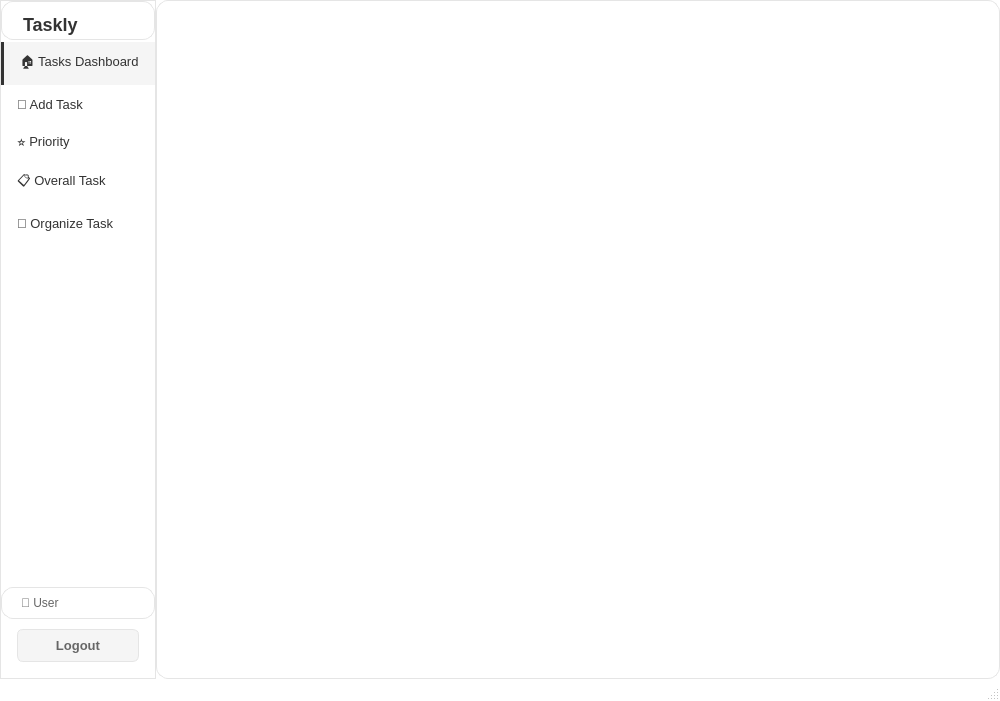
<?xml version="1.0" encoding="UTF-8"?>
<ui version="4.0">
 <class>MainWindow</class>
 <widget class="QMainWindow" name="MainWindow">
  <property name="geometry">
   <rect>
    <x>0</x>
    <y>0</y>
    <width>1000</width>
    <height>701</height>
   </rect>
  </property>
  <property name="minimumSize">
   <size>
    <width>1000</width>
    <height>700</height>
   </size>
  </property>
  <property name="windowTitle">
   <string>MainWindow</string>
  </property>
  <property name="styleSheet">
   <string notr="true">
/* Main background - pure white */
QMainWindow, QWidget#centralwidget, QStackedWidget, QDialog {
    background-color: #FFFFFF;
    font-family: &quot;Segoe UI&quot;, sans-serif;
}

/* All frames - white with subtle border */
QFrame {
    background-color: #FFFFFF;
    border-radius: 12px;
    border: 1px solid #E5E5E5;
}

/* Sidebar specific */
QFrame#sidebar {
    background-color: #FFFFFF;
    border-right: 1px solid #E5E5E5;
    border-radius: 0px;
}

/* Labels - consistent grayscale */
QLabel {
    color: #333333;
}

QLabel#statLabel, QLabel#label_3, QLabel#label {
    font-size: 10px;
    font-weight: 600;
    color: #666666;
}

QLabel#lblDueToday, QLabel#lblCompleted, QLabel#lblOverDue {
    font-size: 30px;
    font-weight: 700;
    color: #333333;
}

QLabel#statSub {
    font-size: 11px;
    color: #666666;
}

QLabel#cardTitle, QLabel#cardTitle_2, QLabel#cardTitle_3 {
    font-size: 13px;
    font-weight: 700;
    color: #333333;
}

QLabel#pageTitle, QLabel#pageTitle_2, QLabel#pageTitle_3 {
    font-size: 22px;
    font-weight: 700;
    color: #333333;
}

QLabel#pageSubtitle {
    font-size: 12px;
    color: #666666;
}

QLabel#newTaskLabel, QLabel#cardSectionTitle {
    font-size: 13px;
    font-weight: 700;
    color: #333333;
}

QLabel#fieldLabel, QLabel#fieldLabel_2, QLabel#fieldLabel_3, QLabel#fieldLabel_4, QLabel#fieldLabel_5 {
    font-size: 10px;
    font-weight: 600;
    color: #666666;
    letter-spacing: 1px;
}

QLabel#detailLabel {
    font-size: 12px;
    color: #666666;
}

QLabel#detailValueNormal {
    font-size: 12px;
    color: #333333;
    font-weight: 500;
}

QLabel#detailValueGreen {
    font-size: 12px;
    color: #4CAF50;
    font-weight: 600;
}

QLabel#detailValueRed {
    font-size: 12px;
    color: #F44336;
    font-weight: 600;
}

QLabel#detailValueBlue {
    font-size: 12px;
    color: #2196F3;
    font-weight: 500;
}

/* Badges - subtle gray tones */
QLabel#overdueBadge, QLabel#upcomingBadge {
    background-color: #F5F5F5;
    color: #666666;
    border-radius: 6px;
    font-size: 11px;
    font-weight: 600;
    padding: 2px 8px;
    border: none;
}

QLabel#draftBadge {
    background-color: #F5F5F5;
    color: #666666;
    border-radius: 6px;
    font-size: 11px;
    padding: 2px 8px;
    border: 1px solid #E5E5E5;
}

QLabel#tagUrgentPill {
    background-color: #F5F5F5;
    color: #666666;
    border-radius: 10px;
    font-size: 11px;
    font-weight: 600;
    padding: 3px 10px;
    border: 1px solid #E5E5E5;
}

QLabel#tagWorkPill {
    background-color: #F5F5F5;
    color: #666666;
    border-radius: 10px;
    font-size: 11px;
    padding: 3px 10px;
    border: 1px solid #E5E5E5;
}

QLabel#appTitle {
    font-size: 18px;
    font-weight: 700;
    color: #333333;
    padding: 12px 16px 4px 16px;
}

QLabel#appSub {
    font-size: 11px;
    color: #666666;
    padding: 0px 16px 16px 16px;
}

QLabel#lblUser {
    color: #666666;
    padding: 8px 16px;
}

QLabel#headerTitle {
    font-size: 22px;
    font-weight: 700;
    color: #333333;
}

QLabel#headerSubtitle {
    font-size: 12px;
    color: #666666;
}

QLabel#sectionLabel {
    font-size: 10px;
    font-weight: 600;
    color: #666666;
    letter-spacing: 1px;
}

/* Buttons - consistent styling */
QPushButton {
    background-color: #FFFFFF;
    color: #333333;
    border: 1px solid #E5E5E5;
    border-radius: 8px;
    font-size: 13px;
    padding: 8px 12px;
}

QPushButton:hover {
    background-color: #F5F5F5;
    border-color: #CCCCCC;
}

QPushButton:pressed {
    background-color: #E8E8E8;
}

QPushButton#btnNavHome, QPushButton#btnAddTask_2, QPushButton#btnPriorityView, QPushButton#btnOverallTask, QPushButton#btnOrganizeTask {
    text-align: left;
    padding: 10px 16px;
    border: none;
    border-radius: 0px;
}

QPushButton#btnNavHome:checked, QPushButton#btnAddTask_2:checked, QPushButton#btnPriorityView:checked, QPushButton#btnOverallTask:checked, QPushButton#btnOrganizeTask:checked {
    background-color: #F5F5F5;
    border-left: 3px solid #333333;
}

QPushButton#btnLogout {
    background-color: #F5F5F5;
    color: #666666;
    border: 1px solid #E5E5E5;
    border-radius: 6px;
    font-weight: bold;
    margin: 8px 16px 16px 16px;
}

QPushButton#btnLogout:hover {
    background-color: #FFEBEE;
    color: #F44336;
    border-color: #F44336;
}

QPushButton#btnAddTask {
    background-color: #F5F5F5;
    color: #666666;
    border: 1px solid #E5E5E5;
    border-radius: 6px;
    padding: 4px 12px;
    font-size: 12px;
}

QPushButton#btnCreateTask {
    background-color: #333333;
    color: #FFFFFF;
    border: none;
    border-radius: 8px;
    font-size: 13px;
    font-weight: 600;
    padding: 10px;
}

QPushButton#btnCreateTask:hover {
    background-color: #444444;
}

QPushButton#btnSaveDraft, QPushButton#btnCancel {
    background-color: #FFFFFF;
    color: #666666;
    border: 1px solid #E5E5E5;
    border-radius: 8px;
    font-size: 13px;
    padding: 10px;
}

QPushButton#btnSaveDraft:hover, QPushButton#btnCancel:hover {
    background-color: #F5F5F5;
}

QPushButton#addTagBtn, QPushButton#addSubtaskBtn {
    background-color: transparent;
    color: #666666;
    border: 1px dashed #CCCCCC;
    border-radius: 10px;
    font-size: 11px;
    padding: 3px 10px;
}

QPushButton#addTagBtn:hover, QPushButton#addSubtaskBtn:hover {
    background-color: #F5F5F5;
    border-color: #999999;
}

QPushButton#btnAddList {
    background-color: #333333;
    color: #FFFFFF;
    border: none;
    border-radius: 8px;
    font-size: 13px;
    font-weight: 600;
    padding: 10px 20px;
}

QPushButton#btnAddList:hover {
    background-color: #444444;
}

QPushButton#btnDeleteList {
    background-color: transparent;
    color: #999999;
    border: 1px solid #E5E5E5;
    border-radius: 4px;
    padding: 4px 8px;
    font-size: 11px;
}

QPushButton#btnDeleteList:hover {
    background-color: #FFEBEE;
    color: #F44336;
    border-color: #F44336;
}

/* Input fields - light gray background */
QLineEdit#inputField, QLineEdit#listNameInput {
    background-color: #F8F8F8;
    border: 1px solid #E5E5E5;
    border-radius: 8px;
    font-size: 13px;
    color: #333333;
    padding: 8px 12px;
}

QLineEdit#inputField:focus, QLineEdit#listNameInput:focus {
    border: 1px solid #999999;
    background-color: #FFFFFF;
}

QTextEdit#descField {
    background-color: #F8F8F8;
    border: 1px solid #E5E5E5;
    border-radius: 8px;
    font-size: 13px;
    color: #333333;
    padding: 8px 12px;
}

QTextEdit#descField:focus {
    border: 1px solid #999999;
    background-color: #FFFFFF;
}

QComboBox#comboField, QComboBox, QComboBox#sectionCombo {
    background-color: #F8F8F8;
    border: 1px solid #E5E5E5;
    border-radius: 8px;
    font-size: 13px;
    color: #333333;
    padding: 7px 12px;
}

QComboBox#comboField::drop-down, QComboBox::drop-down {
    border: none;
    width: 20px;
}

QDateEdit {
    background-color: #F8F8F8;
    border: 1px solid #E5E5E5;
    border-radius: 8px;
    font-size: 13px;
    color: #333333;
    padding: 5px 8px;
}

/* Tables */
QTableWidget {
    background-color: #FFFFFF;
    border: none;
    gridline-color: #F0F0F0;
    color: #333333;
}

QTableWidget::item {
    padding: 8px;
}

QTableWidget::item:selected {
    background-color: #F5F5F5;
    color: #333333;
}

QHeaderView::section {
    background-color: #FAFAFA;
    padding: 8px;
    border: none;
    border-bottom: 1px solid #E5E5E5;
    color: #666666;
    font-weight: 600;
}

/* List Widget */
QListWidget#listsList {
    border: 1px solid #E5E5E5;
    border-radius: 8px;
    background-color: #FFFFFF;
    outline: none;
}

QListWidget#listsList::item {
    padding: 0px;
    border-bottom: 1px solid #F0F0F0;
}

QListWidget#listsList::item:hover {
    background-color: #F8F8F8;
}

QListWidget#listsList::item:selected {
    background-color: #F5F5F5;
}

/* Frames and containers */
QFrame#mainCard, QFrame#rightCard, QFrame#statCard, QFrame#tasksCard, QFrame#overdueCard, QFrame#upcomingCard, QFrame#addListFrame {
    background-color: #FFFFFF;
    border: 1px solid #E5E5E5;
    border-radius: 12px;
}

QFrame#addListFrame {
    background-color: #F8F8F8;
}

QFrame#listsContainer {
    background-color: #FFFFFF;
    border: 1px solid #E5E5E5;
    border-radius: 8px;
}

QFrame#frame, QFrame#frame_2 {
    color: #E5E5E5;
    border: none;
    border-top: 1px solid #E5E5E5;
}

   </string>
  </property>
  <widget class="QWidget" name="centralwidget">
   <layout class="QHBoxLayout" name="horizontalLayout">
    <property name="spacing">
     <number>0</number>
    </property>
    <property name="leftMargin">
     <number>0</number>
    </property>
    <property name="topMargin">
     <number>0</number>
    </property>
    <property name="rightMargin">
     <number>0</number>
    </property>
    <property name="bottomMargin">
     <number>0</number>
    </property>
    <item>
     <widget class="QFrame" name="sidebar">
      <property name="maximumSize">
       <size>
        <width>250</width>
        <height>16777215</height>
       </size>
      </property>
      <layout class="QVBoxLayout" name="sideLayout">
       <property name="spacing">
        <number>2</number>
       </property>
       <property name="leftMargin">
        <number>0</number>
       </property>
       <property name="topMargin">
        <number>0</number>
       </property>
       <property name="rightMargin">
        <number>0</number>
       </property>
       <property name="bottomMargin">
        <number>0</number>
       </property>
       <item>
        <widget class="QLabel" name="appTitle">
         <property name="text">
          <string>Taskly</string>
         </property>
        </widget>
       </item>
       <item>
        <widget class="QPushButton" name="btnNavHome">
         <property name="text">
          <string>🏠 Tasks Dashboard</string>
         </property>
         <property name="checkable">
          <bool>true</bool>
         </property>
         <property name="checked">
          <bool>true</bool>
         </property>
        </widget>
       </item>
       <item>
        <widget class="QPushButton" name="btnAddTask_2">
         <property name="text">
          <string>📝 Add Task</string>
         </property>
         <property name="checkable">
          <bool>true</bool>
         </property>
        </widget>
       </item>
       <item>
        <widget class="QPushButton" name="btnPriorityView">
         <property name="text">
          <string>⭐ Priority</string>
         </property>
         <property name="checkable">
          <bool>true</bool>
         </property>
        </widget>
       </item>
       <item>
        <widget class="QPushButton" name="btnOverallTask">
         <property name="text">
          <string>📋 Overall Task</string>
         </property>
         <property name="checkable">
          <bool>true</bool>
         </property>
        </widget>
       </item>
       <item>
        <widget class="QPushButton" name="btnOrganizeTask">
         <property name="text">
          <string>📁 Organize Task</string>
         </property>
         <property name="checkable">
          <bool>true</bool>
         </property>
        </widget>
       </item>
       <item>
        <spacer>
         <property name="orientation">
          <enum>Qt::Vertical</enum>
         </property>
         <property name="sizeHint" stdset="0">
          <size>
           <width>0</width>
           <height>0</height>
          </size>
         </property>
        </spacer>
       </item>
       <item>
        <widget class="QLabel" name="lblUser">
         <property name="text">
          <string>👤 User</string>
         </property>
        </widget>
       </item>
       <item>
        <widget class="QPushButton" name="btnLogout">
         <property name="text">
          <string>Logout</string>
         </property>
        </widget>
       </item>
      </layout>
     </widget>
    </item>
    <item>
     <widget class="QStackedWidget" name="stackedWidget">
      <property name="currentIndex">
       <number>4</number>
      </property>
      <widget class="QWidget" name="pageHome">
       <layout class="QHBoxLayout" name="horizontalLayout_2">
        <item>
         <layout class="QVBoxLayout" name="_2">
          <property name="spacing">
           <number>14</number>
          </property>
          <property name="leftMargin">
           <number>24</number>
          </property>
          <property name="topMargin">
           <number>20</number>
          </property>
          <property name="rightMargin">
           <number>24</number>
          </property>
          <property name="bottomMargin">
           <number>16</number>
          </property>
          <item>
           <layout class="QHBoxLayout" name="_3">
            <item>
             <widget class="QLabel" name="pageTitle">
              <property name="text">
               <string>Dashboard</string>
              </property>
             </widget>
            </item>
            <item>
             <spacer>
              <property name="orientation">
               <enum>Qt::Horizontal</enum>
              </property>
              <property name="sizeHint" stdset="0">
               <size>
                <width>0</width>
                <height>0</height>
               </size>
              </property>
             </spacer>
            </item>
           </layout>
          </item>
          <item>
           <layout class="QHBoxLayout" name="_4">
            <property name="spacing">
             <number>12</number>
            </property>
            <item>
             <widget class="QFrame" name="statCard">
              <layout class="QVBoxLayout" name="_5">
               <property name="spacing">
                <number>4</number>
               </property>
               <property name="leftMargin">
                <number>16</number>
               </property>
               <property name="topMargin">
                <number>14</number>
               </property>
               <property name="rightMargin">
                <number>16</number>
               </property>
               <property name="bottomMargin">
                <number>14</number>
               </property>
               <item>
                <widget class="QLabel" name="statLabel">
                 <property name="text">
                  <string>DUE TODAY</string>
                 </property>
                </widget>
               </item>
               <item>
                <widget class="QLabel" name="lblDueToday">
                 <property name="text">
                  <string>8</string>
                 </property>
                </widget>
               </item>
              </layout>
             </widget>
            </item>
            <item>
             <widget class="QFrame" name="frame_8">
              <layout class="QVBoxLayout" name="verticalLayout">
               <property name="leftMargin">
                <number>16</number>
               </property>
               <property name="topMargin">
                <number>14</number>
               </property>
               <property name="rightMargin">
                <number>16</number>
               </property>
               <property name="bottomMargin">
                <number>14</number>
               </property>
               <item>
                <widget class="QLabel" name="label">
                 <property name="text">
                  <string>Completed</string>
                 </property>
                </widget>
               </item>
               <item>
                <widget class="QLabel" name="lblCompleted">
                 <property name="text">
                  <string>0</string>
                 </property>
                </widget>
               </item>
              </layout>
             </widget>
            </item>
            <item>
             <widget class="QFrame" name="frame_10">
              <layout class="QVBoxLayout" name="verticalLayout_2">
               <property name="leftMargin">
                <number>16</number>
               </property>
               <property name="topMargin">
                <number>14</number>
               </property>
               <property name="rightMargin">
                <number>16</number>
               </property>
               <property name="bottomMargin">
                <number>14</number>
               </property>
               <item>
                <widget class="QLabel" name="label_3">
                 <property name="text">
                  <string>OverDue</string>
                 </property>
                </widget>
               </item>
               <item>
                <widget class="QLabel" name="lblOverDue">
                 <property name="text">
                  <string>0</string>
                 </property>
                </widget>
               </item>
              </layout>
             </widget>
            </item>
           </layout>
          </item>
          <item>
           <layout class="QHBoxLayout" name="_8">
            <property name="spacing">
             <number>12</number>
            </property>
            <item>
             <widget class="QFrame" name="tasksCard">
              <layout class="QVBoxLayout" name="_11">
               <property name="spacing">
                <number>0</number>
               </property>
               <property name="leftMargin">
                <number>18</number>
               </property>
               <property name="topMargin">
                <number>16</number>
               </property>
               <property name="rightMargin">
                <number>18</number>
               </property>
               <property name="bottomMargin">
                <number>16</number>
               </property>
               <item>
                <layout class="QHBoxLayout" name="_12">
                 <item>
                  <widget class="QLabel" name="cardTitle">
                   <property name="text">
                    <string>Today's Tasks</string>
                   </property>
                  </widget>
                 </item>
                 <item>
                  <spacer>
                   <property name="orientation">
                    <enum>Qt::Horizontal</enum>
                   </property>
                   <property name="sizeHint" stdset="0">
                    <size>
                     <width>0</width>
                     <height>0</height>
                    </size>
                   </property>
                  </spacer>
                 </item>
                 <item>
                  <widget class="QPushButton" name="btnAddTask">
                   <property name="minimumSize">
                    <size>
                     <width>0</width>
                     <height>13</height>
                    </size>
                   </property>
                   <property name="maximumSize">
                    <size>
                     <width>16777215</width>
                     <height>25</height>
                    </size>
                   </property>
                   <property name="text">
                    <string>Add Task</string>
                   </property>
                  </widget>
                 </item>
                </layout>
               </item>
               <item>
                <widget class="QTableWidget" name="tblTodayTask"/>
               </item>
              </layout>
             </widget>
            </item>
           </layout>
          </item>
          <item>
           <layout class="QHBoxLayout" name="_25">
            <property name="spacing">
             <number>12</number>
            </property>
            <item>
             <widget class="QFrame" name="overdueCard">
              <layout class="QVBoxLayout" name="_26">
               <property name="spacing">
                <number>0</number>
               </property>
               <property name="leftMargin">
                <number>18</number>
               </property>
               <property name="topMargin">
                <number>16</number>
               </property>
               <property name="rightMargin">
                <number>18</number>
               </property>
               <property name="bottomMargin">
                <number>16</number>
               </property>
               <item>
                <layout class="QHBoxLayout" name="_27">
                 <item>
                  <widget class="QLabel" name="cardTitle_2">
                   <property name="text">
                    <string>Overdue</string>
                   </property>
                  </widget>
                 </item>
                 <item>
                  <spacer>
                   <property name="orientation">
                    <enum>Qt::Horizontal</enum>
                   </property>
                   <property name="sizeHint" stdset="0">
                    <size>
                     <width>0</width>
                     <height>0</height>
                    </size>
                   </property>
                  </spacer>
                 </item>
                 <item>
                  <widget class="QLabel" name="overdueBadge">
                   <property name="text">
                    <string>4 tasks</string>
                   </property>
                  </widget>
                 </item>
                </layout>
               </item>
               <item>
                <widget class="QTableWidget" name="tblOverdue"/>
               </item>
               <item>
                <widget class="QFrame" name="frame_2">
                 <property name="frameShape">
                  <enum>QFrame::HLine</enum>
                 </property>
                </widget>
               </item>
              </layout>
             </widget>
            </item>
            <item>
             <widget class="QFrame" name="upcomingCard">
              <layout class="QVBoxLayout" name="_34">
               <property name="spacing">
                <number>0</number>
               </property>
               <property name="leftMargin">
                <number>18</number>
               </property>
               <property name="topMargin">
                <number>16</number>
               </property>
               <property name="rightMargin">
                <number>18</number>
               </property>
               <property name="bottomMargin">
                <number>16</number>
               </property>
               <item>
                <layout class="QHBoxLayout" name="_35">
                 <item>
                  <widget class="QLabel" name="cardTitle_3">
                   <property name="text">
                    <string>Upcoming</string>
                   </property>
                  </widget>
                 </item>
                 <item>
                  <spacer>
                   <property name="orientation">
                    <enum>Qt::Horizontal</enum>
                   </property>
                   <property name="sizeHint" stdset="0">
                    <size>
                     <width>0</width>
                     <height>0</height>
                    </size>
                   </property>
                  </spacer>
                 </item>
                 <item>
                  <widget class="QLabel" name="upcomingBadge">
                   <property name="text">
                    <string>Next 7 days</string>
                   </property>
                  </widget>
                 </item>
                </layout>
               </item>
               <item>
                <widget class="QTableWidget" name="tblUpcoming"/>
               </item>
              </layout>
             </widget>
            </item>
           </layout>
          </item>
          <item>
           <spacer>
            <property name="orientation">
             <enum>Qt::Vertical</enum>
            </property>
            <property name="sizeHint" stdset="0">
             <size>
              <width>0</width>
              <height>0</height>
             </size>
            </property>
           </spacer>
          </item>
         </layout>
        </item>
       </layout>
      </widget>
      <widget class="QWidget" name="pageAddTask">
       <layout class="QVBoxLayout" name="verticalLayout_3">
        <property name="leftMargin">
         <number>20</number>
        </property>
        <property name="topMargin">
         <number>20</number>
        </property>
        <property name="rightMargin">
         <number>20</number>
        </property>
        <property name="bottomMargin">
         <number>20</number>
        </property>
        <item>
         <widget class="QFrame" name="mainCard">
          <layout class="QVBoxLayout" name="_7">
           <property name="spacing">
            <number>14</number>
           </property>
           <property name="leftMargin">
            <number>22</number>
           </property>
           <property name="topMargin">
            <number>20</number>
           </property>
           <property name="rightMargin">
            <number>22</number>
           </property>
           <property name="bottomMargin">
            <number>20</number>
           </property>
           <item>
            <widget class="QLabel" name="pageTitle_2">
             <property name="text">
              <string>Add Task</string>
             </property>
            </widget>
           </item>
           <item>
            <layout class="QHBoxLayout" name="_9">
             <property name="spacing">
              <number>8</number>
             </property>
             <item>
              <widget class="QLabel" name="newTaskLabel">
               <property name="text">
                <string>New Task</string>
               </property>
              </widget>
             </item>
             <item>
              <spacer>
               <property name="orientation">
                <enum>Qt::Horizontal</enum>
               </property>
               <property name="sizeHint" stdset="0">
                <size>
                 <width>0</width>
                 <height>0</height>
                </size>
               </property>
              </spacer>
             </item>
            </layout>
           </item>
           <item>
            <widget class="QFrame" name="frame">
             <property name="frameShape">
              <enum>QFrame::HLine</enum>
             </property>
            </widget>
           </item>
           <item>
            <layout class="QVBoxLayout" name="_10">
             <property name="spacing">
              <number>6</number>
             </property>
             <item>
              <widget class="QLabel" name="fieldLabel">
               <property name="text">
                <string>TASK TITLE</string>
               </property>
              </widget>
             </item>
             <item>
              <widget class="QLineEdit" name="inputField">
               <property name="text">
                <string/>
               </property>
              </widget>
             </item>
            </layout>
           </item>
           <item>
            <layout class="QVBoxLayout" name="_14">
             <property name="spacing">
              <number>6</number>
             </property>
             <item>
              <widget class="QLabel" name="fieldLabel_2">
               <property name="text">
                <string>DESCRIPTION / NOTES</string>
               </property>
              </widget>
             </item>
             <item>
              <widget class="QTextEdit" name="descField"/>
             </item>
            </layout>
           </item>
           <item>
            <layout class="QVBoxLayout" name="_15">
             <property name="spacing">
              <number>8</number>
             </property>
             <item>
              <widget class="QLabel" name="fieldLabel_3">
               <property name="text">
                <string>PRIORITY</string>
               </property>
              </widget>
             </item>
             <item>
              <widget class="QComboBox" name="comboBox">
               <property name="editable">
                <bool>false</bool>
               </property>
               <item>
                <property name="text">
                 <string>High</string>
                </property>
               </item>
               <item>
                <property name="text">
                 <string>Medium</string>
                </property>
               </item>
               <item>
                <property name="text">
                 <string>Low</string>
                </property>
               </item>
              </widget>
             </item>
            </layout>
           </item>
           <item>
            <layout class="QVBoxLayout" name="listLayout">
             <property name="spacing">
              <number>6</number>
             </property>
             <item>
              <widget class="QLabel" name="fieldLabel_5">
               <property name="text">
                <string>LIST / CATEGORY</string>
               </property>
              </widget>
             </item>
             <item>
              <layout class="QHBoxLayout" name="listComboLayout">
               <item>
                <widget class="QComboBox" name="listCombo">
                 <property name="sizePolicy">
                  <sizepolicy hsizetype="Expanding" vsizetype="Fixed">
                   <horstretch>1</horstretch>
                   <verstretch>0</verstretch>
                  </sizepolicy>
                 </property>
                 <item>
                  <property name="text">
                   <string>-- No List --</string>
                  </property>
                 </item>
                </widget>
               </item>
               <item>
                <widget class="QPushButton" name="btnRefreshLists">
                 <property name="maximumSize">
                  <size>
                   <width>32</width>
                   <height>16777215</height>
                  </size>
                 </property>
                 <property name="toolTip">
                  <string>Refresh lists</string>
                 </property>
                 <property name="text">
                  <string>⟳</string>
                 </property>
                </widget>
               </item>
              </layout>
             </item>
            </layout>
           </item>
           <item>
            <layout class="QHBoxLayout" name="_17">
             <property name="spacing">
              <number>12</number>
             </property>
             <item>
              <layout class="QVBoxLayout" name="_18">
               <property name="spacing">
                <number>6</number>
               </property>
               <item>
                <widget class="QLabel" name="fieldLabel_4">
                 <property name="text">
                  <string>DUE DATE</string>
                 </property>
                </widget>
               </item>
               <item>
                <widget class="QDateEdit" name="dateEdit">
                 <property name="enabled">
                  <bool>true</bool>
                 </property>
                 <property name="wrapping">
                  <bool>true</bool>
                 </property>
                 <property name="calendarPopup">
                  <bool>true</bool>
                 </property>
                </widget>
               </item>
              </layout>
             </item>
            </layout>
           </item>
           <item>
            <layout class="QHBoxLayout" name="_19">
             <property name="spacing">
              <number>10</number>
             </property>
             <item>
              <widget class="QPushButton" name="btnCancel">
               <property name="text">
                <string>Cancel</string>
               </property>
              </widget>
             </item>
             <item>
              <widget class="QPushButton" name="btnCreateTask">
               <property name="text">
                <string>Create Task</string>
               </property>
              </widget>
             </item>
            </layout>
           </item>
          </layout>
         </widget>
        </item>
       </layout>
      </widget>
      <widget class="QWidget" name="pagePriorityView">
       <layout class="QVBoxLayout" name="verticalLayout_4">
        <property name="leftMargin">
         <number>20</number>
        </property>
        <property name="topMargin">
         <number>20</number>
        </property>
        <property name="rightMargin">
         <number>20</number>
        </property>
        <property name="bottomMargin">
         <number>20</number>
        </property>
        <item>
         <widget class="QWidget" name="widget" native="true">
          <property name="maximumSize">
           <size>
            <width>801</width>
            <height>52</height>
           </size>
          </property>
          <layout class="QHBoxLayout" name="horizontalLayout_3">
           <item>
            <widget class="QLabel" name="pageTitle_3">
             <property name="text">
              <string>Priority View</string>
             </property>
            </widget>
           </item>
           <item>
            <spacer name="horizontalSpacer">
             <property name="orientation">
              <enum>Qt::Horizontal</enum>
             </property>
             <property name="sizeHint" stdset="0">
              <size>
               <width>40</width>
               <height>20</height>
              </size>
             </property>
            </spacer>
           </item>
           <item alignment="Qt::AlignRight">
            <widget class="QLabel" name="label_2">
             <property name="sizePolicy">
              <sizepolicy hsizetype="Expanding" vsizetype="Preferred">
               <horstretch>0</horstretch>
               <verstretch>0</verstretch>
              </sizepolicy>
             </property>
             <property name="maximumSize">
              <size>
               <width>99</width>
               <height>16777215</height>
              </size>
             </property>
             <property name="text">
              <string>Priority Level:</string>
             </property>
            </widget>
           </item>
           <item>
            <widget class="QComboBox" name="comboBox_2">
             <item>
              <property name="text">
               <string>High</string>
              </property>
             </item>
             <item>
              <property name="text">
               <string>Medium</string>
              </property>
             </item>
             <item>
              <property name="text">
               <string>Low</string>
              </property>
             </item>
            </widget>
           </item>
          </layout>
         </widget>
        </item>
        <item>
         <widget class="QTableWidget" name="tableWidget">
          <property name="minimumSize">
           <size>
            <width>0</width>
            <height>550</height>
           </size>
          </property>
          <property name="maximumSize">
           <size>
            <width>16777215</width>
            <height>640</height>
           </size>
          </property>
         </widget>
        </item>
        <item>
         <spacer name="verticalSpacer">
          <property name="orientation">
           <enum>Qt::Vertical</enum>
          </property>
          <property name="sizeHint" stdset="0">
           <size>
            <width>20</width>
            <height>40</height>
           </size>
          </property>
         </spacer>
        </item>
       </layout>
      </widget>
      <widget class="QWidget" name="pageOverallTask">
       <layout class="QVBoxLayout" name="verticalLayout_5">
        <property name="leftMargin">
         <number>20</number>
        </property>
        <property name="topMargin">
         <number>20</number>
        </property>
        <property name="rightMargin">
         <number>20</number>
        </property>
        <property name="bottomMargin">
         <number>20</number>
        </property>
        <item>
         <widget class="QWidget" name="widget_3" native="true">
          <property name="sizePolicy">
           <sizepolicy hsizetype="Expanding" vsizetype="Fixed">
            <horstretch>0</horstretch>
            <verstretch>0</verstretch>
           </sizepolicy>
          </property>
          <property name="maximumSize">
           <size>
            <width>801</width>
            <height>50</height>
           </size>
          </property>
          <layout class="QHBoxLayout" name="horizontalLayout_6">
           <item>
            <widget class="QLabel" name="pageTitle_6">
             <property name="font">
              <font>
               <family>Segoe UI</family>
               <pointsize>22</pointsize>
               <weight>75</weight>
               <bold>true</bold>
              </font>
             </property>
             <property name="text">
              <string>Overall Task</string>
             </property>
            </widget>
           </item>
           <item>
            <spacer name="horizontalSpacer_4">
             <property name="orientation">
              <enum>Qt::Horizontal</enum>
             </property>
             <property name="sizeHint" stdset="0">
              <size>
               <width>40</width>
               <height>20</height>
              </size>
             </property>
            </spacer>
           </item>
           <item alignment="Qt::AlignRight">
            <widget class="QLabel" name="label_6">
             <property name="sizePolicy">
              <sizepolicy hsizetype="Expanding" vsizetype="Preferred">
               <horstretch>0</horstretch>
               <verstretch>0</verstretch>
              </sizepolicy>
             </property>
             <property name="maximumSize">
              <size>
               <width>99</width>
               <height>16777215</height>
              </size>
             </property>
             <property name="text">
              <string>Task Type</string>
             </property>
            </widget>
           </item>
           <item>
            <widget class="QComboBox" name="cmbTaskType">
             <property name="minimumSize">
              <size>
               <width>115</width>
               <height>0</height>
              </size>
             </property>
             <item>
              <property name="text">
               <string/>
              </property>
             </item>
            </widget>
           </item>
          </layout>
         </widget>
        </item>
        <item>
         <widget class="QTableWidget" name="tblTasks">
          <property name="minimumSize">
           <size>
            <width>0</width>
            <height>550</height>
           </size>
          </property>
          <property name="maximumSize">
           <size>
            <width>16777215</width>
            <height>640</height>
           </size>
          </property>
         </widget>
        </item>
        <item>
         <spacer name="verticalSpacer_2">
          <property name="orientation">
           <enum>Qt::Vertical</enum>
          </property>
          <property name="sizeHint" stdset="0">
           <size>
            <width>20</width>
            <height>40</height>
           </size>
          </property>
         </spacer>
        </item>
       </layout>
      </widget>
      <widget class="QWidget" name="pageOrganization"/>
     </widget>
    </item>
   </layout>
  </widget>
  <widget class="QMenuBar" name="menubar">
   <property name="geometry">
    <rect>
     <x>0</x>
     <y>0</y>
     <width>1000</width>
     <height>21</height>
    </rect>
   </property>
  </widget>
  <widget class="QStatusBar" name="statusbar"/>
 </widget>
 <resources/>
 <connections/>
</ui>
